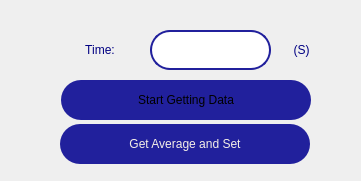
     <widget class="QGroupBox" name="fixedPointAutoGroupBox">
      <property name="geometry">
       <rect>
        <x>310</x>
        <y>420</y>
        <width>361</width>
        <height>181</height>
       </rect>
      </property>
      <property name="styleSheet">
       <string notr="true">background-color: rgb(239, 239, 239);
border-radius: 20px;
border-width: 0px;</string>
      </property>
      <property name="title">
       <string/>
      </property>
      <widget class="QLabel" name="label_3">
       <property name="geometry">
        <rect>
         <x>290</x>
         <y>30</y>
         <width>23</width>
         <height>40</height>
        </rect>
       </property>
       <property name="minimumSize">
        <size>
         <width>0</width>
         <height>40</height>
        </size>
       </property>
       <property name="maximumSize">
        <size>
         <width>16777215</width>
         <height>40</height>
        </size>
       </property>
       <property name="styleSheet">
        <string notr="true">font: 10pt &quot;K792-Geometrical&quot;;
color: rgb(0, 0, 130);</string>
       </property>
       <property name="text">
        <string>(S)</string>
       </property>
       <property name="alignment">
        <set>Qt::AlignCenter</set>
       </property>
      </widget>
      <widget class="QPushButton" name="fixedPointStartGettingDataBtn">
       <property name="geometry">
        <rect>
         <x>61</x>
         <y>80</y>
         <width>250</width>
         <height>40</height>
        </rect>
       </property>
       <property name="sizePolicy">
        <sizepolicy hsizetype="Preferred" vsizetype="Preferred">
         <horstretch>0</horstretch>
         <verstretch>0</verstretch>
        </sizepolicy>
       </property>
       <property name="minimumSize">
        <size>
         <width>250</width>
         <height>40</height>
        </size>
       </property>
       <property name="maximumSize">
        <size>
         <width>319</width>
         <height>40</height>
        </size>
       </property>
       <property name="cursor">
        <cursorShape>PointingHandCursor</cursorShape>
       </property>
       <property name="styleSheet">
        <string notr="true">font: 10pt &quot;K792-Geometrical-Medium&quot;;
background-color: rgb(33, 32, 156);</string>
       </property>
       <property name="text">
        <string>Start Getting Data</string>
       </property>
      </widget>
      <widget class="QLabel" name="label_2">
       <property name="geometry">
        <rect>
         <x>60</x>
         <y>30</y>
         <width>80</width>
         <height>40</height>
        </rect>
       </property>
       <property name="minimumSize">
        <size>
         <width>80</width>
         <height>40</height>
        </size>
       </property>
       <property name="maximumSize">
        <size>
         <width>16777215</width>
         <height>40</height>
        </size>
       </property>
       <property name="styleSheet">
        <string notr="true">font: 10pt &quot;K792-Geometrical&quot;;
color: rgb(0, 0, 130);</string>
       </property>
       <property name="text">
        <string>Time:</string>
       </property>
       <property name="alignment">
        <set>Qt::AlignCenter</set>
       </property>
      </widget>
      <widget class="QLineEdit" name="TimeLineEdit">
       <property name="geometry">
        <rect>
         <x>150</x>
         <y>30</y>
         <width>121</width>
         <height>40</height>
        </rect>
       </property>
       <property name="minimumSize">
        <size>
         <width>100</width>
         <height>40</height>
        </size>
       </property>
       <property name="maximumSize">
        <size>
         <width>16777215</width>
         <height>40</height>
        </size>
       </property>
       <property name="styleSheet">
        <string notr="true">color: rgb(0, 0, 0);
font: 75 10pt &quot;Calibri&quot;;
background-color: rgb(255, 255, 255);
border-color: rgb(33, 32, 156);
border-width: 2px;
border-style: solid;</string>
       </property>
       <property name="alignment">
        <set>Qt::AlignCenter</set>
       </property>
      </widget>
      <widget class="QPushButton" name="fixedPointGetAverageSetBtn">
       <property name="geometry">
        <rect>
         <x>60</x>
         <y>124</y>
         <width>250</width>
         <height>40</height>
        </rect>
       </property>
       <property name="minimumSize">
        <size>
         <width>250</width>
         <height>40</height>
        </size>
       </property>
       <property name="maximumSize">
        <size>
         <width>16777215</width>
         <height>40</height>
        </size>
       </property>
       <property name="cursor">
        <cursorShape>PointingHandCursor</cursorShape>
       </property>
       <property name="styleSheet">
        <string notr="true">color: rgb(245, 239, 231);
font: 10pt &quot;K792-Geometrical-Medium&quot;;
background-color: rgb(33, 32, 156);</string>
       </property>
       <property name="text">
        <string>Get Average and Set</string>
       </property>
      </widget>
      <zorder>label_3</zorder>
      <zorder>label_2</zorder>
      <zorder>TimeLineEdit</zorder>
      <zorder>fixedPointGetAverageSetBtn</zorder>
      <zorder>fixedPointStartGettingDataBtn</zorder>
     </widget>
